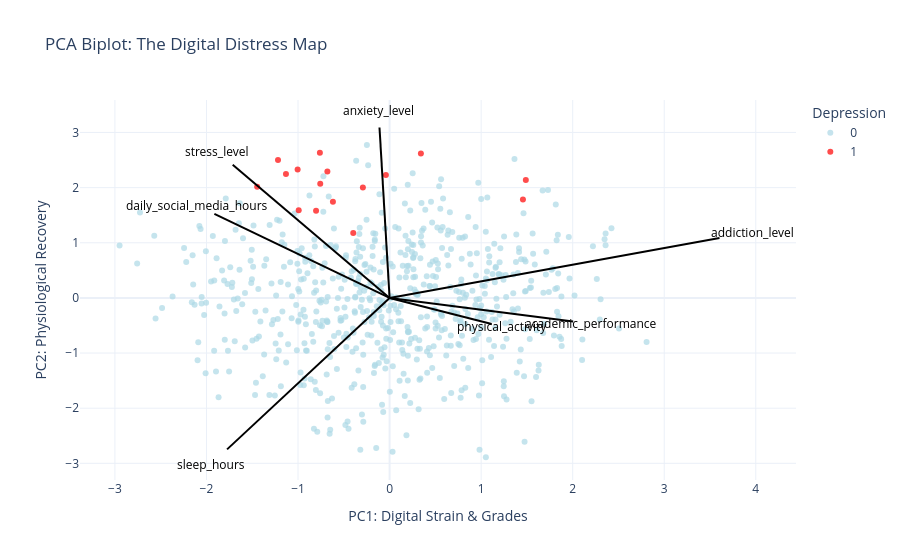

Source (notebook cell):
### Code cell
import pandas as pd
import numpy as np
import plotly.express as px
from sklearn.decomposition import PCA
from sklearn.preprocessing import StandardScaler

features = ['daily_social_media_hours', 'sleep_hours', 'academic_performance', 
            'stress_level', 'anxiety_level', 'addiction_level', 'physical_activity']

x = df[features]
y = df['depression_label'].astype(str) # Convert to string for discrete coloring

# Standardize
scaler = StandardScaler()
x_scaled = scaler.fit_transform(x)

# PCA
pca = PCA(n_components=2)
components = pca.fit_transform(x_scaled)

pca_df = pd.DataFrame(data=components, columns=['PC1', 'PC2'])
pca_df['Depression'] = y.values

loadings = pca.components_.T * np.sqrt(pca.explained_variance_)

fig = px.scatter(pca_df, x='PC1', y='PC2', color='Depression',
                 color_discrete_map={'0': 'lightblue', '1': 'red'},
                 title='PCA Biplot: The Digital Distress Map',
                 labels={'PC1': 'PC1: Digital Strain & Grades', 
                         'PC2': 'PC2: Physiological Recovery'},
                 template='plotly_white', opacity=0.7)

for i, feature in enumerate(features):
    fig.add_shape(type='line', x0=0, y0=0, x1=loadings[i, 0]*5, y1=loadings[i, 1]*5,
                  line=dict(color="black", width=2))
    fig.add_annotation(x=loadings[i, 0]*5.5, y=loadings[i, 1]*5.5, 
                       text=feature, showarrow=False, font=dict(color="black"))

fig.show()

### Figure 1 — Plotly figure (JSON) as saved in the notebook; plotly's stock layout.template omitted (floating-point values rounded to 4 significant figures; data arrays with more than 128 entries replaced by an {"elided": "..."} marker saying what was removed)
{"data": [{"hovertemplate": "Depression=0<br>PC1: Digital Strain & Grades=%{x}<br>PC2: Physiological Recovery=%{y}<extra></extra>", "legendgroup": "0", "marker": {"color": "lightblue", "opacity": 0.7, "symbol": "circle"}, "mode": "markers", "name": "0", "orientation": "v", "showlegend": true, "type": "scatter", "x": {"elided": "637 float values"}, "xaxis": "x", "y": {"elided": "637 float values"}, "yaxis": "y"}, {"hovertemplate": "Depression=1<br>PC1: Digital Strain & Grades=%{x}<br>PC2: Physiological Recovery=%{y}<extra></extra>", "legendgroup": "1", "marker": {"color": "red", "opacity": 0.7, "symbol": "circle"}, "mode": "markers", "name": "1", "orientation": "v", "showlegend": true, "type": "scatter", "x": [-0.9926, -0.7574, -1.446, -1.219, 0.342, -1.004, -0.6794, -0.803, 1.488, -0.619, -0.04049, 1.457, -0.3972, -0.2919, -0.7612, -1.132], "xaxis": "x", "y": [1.591, 2.071, 2.016, 2.5, 2.621, 2.328, 2.292, 1.582, 2.137, 1.742, 2.231, 1.783, 1.178, 2.0, 2.633, 2.248], "yaxis": "y"}], "layout": {"annotations": [{"font": {"color": "black"}, "showarrow": false, "text": "daily_social_media_hours", "x": -2.105, "y": 1.676}, {"font": {"color": "black"}, "showarrow": false, "text": "sleep_hours", "x": -1.953, "y": -3.022}, {"font": {"color": "black"}, "showarrow": false, "text": "academic_performance", "x": 2.205, "y": -0.4723}, {"font": {"color": "black"}, "showarrow": false, "text": "stress_level", "x": -1.885, "y": 2.659}, {"font": {"color": "black"}, "showarrow": false, "text": "anxiety_level", "x": -0.1212, "y": 3.399}, {"font": {"color": "black"}, "showarrow": false, "text": "addiction_level", "x": 3.964, "y": 1.193}, {"font": {"color": "black"}, "showarrow": false, "text": "physical_activity", "x": 1.226, "y": -0.5194}], "autosize": true, "legend": {"title": {"text": "Depression"}, "tracegroupgap": 0}, "shapes": [{"line": {"color": "black", "width": 2}, "type": "line", "x0": 0, "x1": -1.914, "y0": 0, "y1": 1.524}, {"line": {"color": "black", "width": 2}, "type": "line", "x0": 0, "x1": -1.775, "y0": 0, "y1": -2.747}, {"line": {"color": "black", "width": 2}, "type": "line", "x0": 0, "x1": 2.005, "y0": 0, "y1": -0.4294}, {"line": {"color": "black", "width": 2}, "type": "line", "x0": 0, "x1": -1.714, "y0": 0, "y1": 2.417}, {"line": {"color": "black", "width": 2}, "type": "line", "x0": 0, "x1": -0.1102, "y0": 0, "y1": 3.09}, {"line": {"color": "black", "width": 2}, "type": "line", "x0": 0, "x1": 3.604, "y0": 0, "y1": 1.085}, {"line": {"color": "black", "width": 2}, "type": "line", "x0": 0, "x1": 1.115, "y0": 0, "y1": -0.4722}], "title": {"text": "PCA Biplot: The Digital Distress Map"}, "xaxis": {"anchor": "y", "autorange": true, "domain": [0, 1], "range": [-3.414, 4.703], "title": {"text": "PC1: Digital Strain & Grades"}, "type": "linear"}, "yaxis": {"anchor": "x", "autorange": true, "domain": [0, 1], "range": [-3.401, 3.778], "title": {"text": "PC2: Physiological Recovery"}, "type": "linear"}}}
